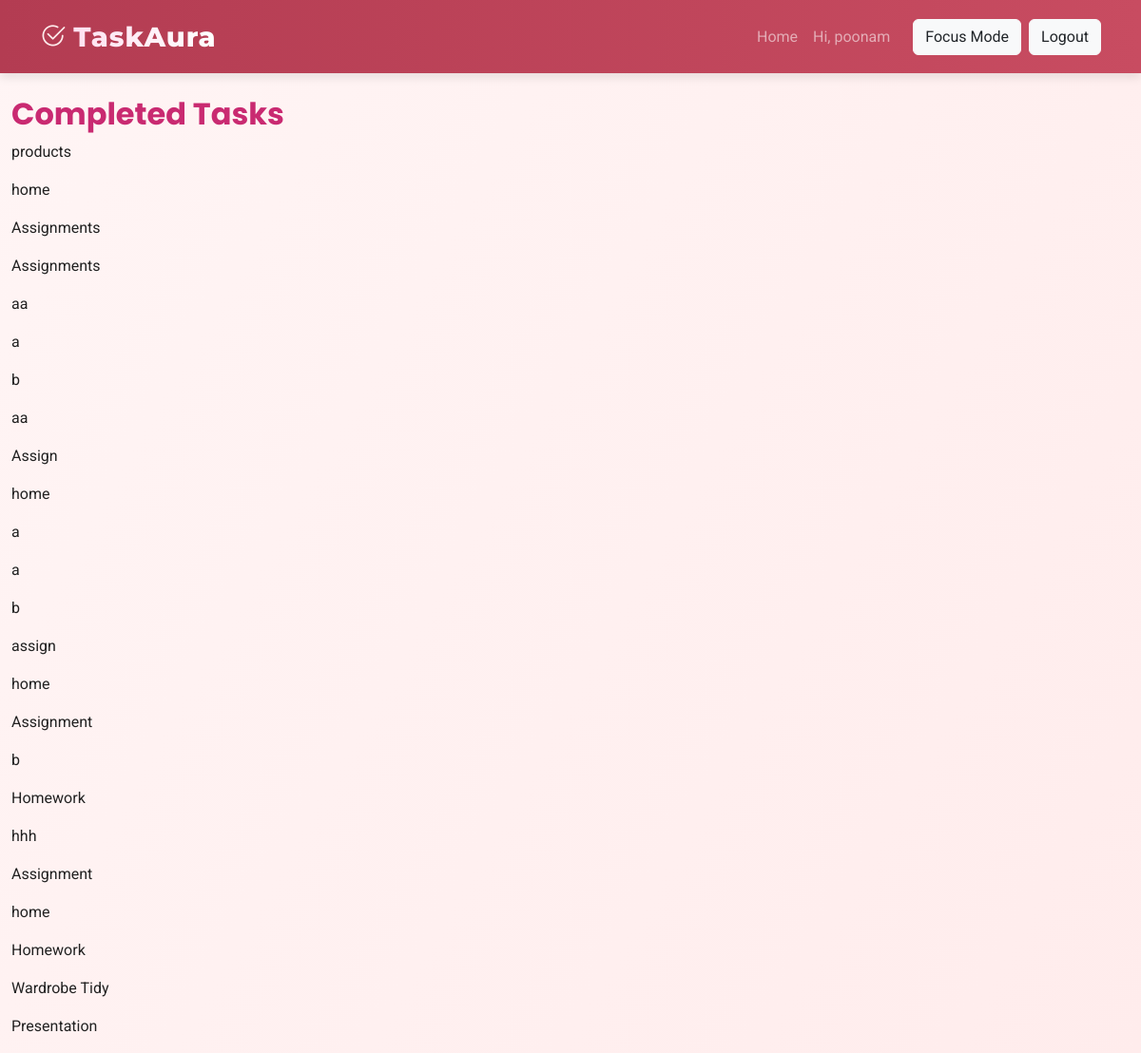
The app's page /completed/ (signed in) with its own data.
### tasks/models.py (models this page shows, shortened)
class Task(models.Model):
    user = models.ForeignKey(User, on_delete=models.CASCADE)
    title = models.CharField(max_length=255)
    completed = models.BooleanField(default=False)
    created_at = models.DateTimeField(auto_now_add=True)
    due_date = models.DateField(null=True, blank=True)
    category = models.CharField(max_length=20, choices=CATEGORY_CHOICES, default='Other')
    is_deleted = models.BooleanField(default=False)
    priority = models.CharField(max_length=10, choices=PRIORITY_CHOICES, default='Medium')

### tasks/views.py (the view)
# urls.py: path('completed/', views.completed_tasks_view, name='completed_tasks'),
@login_required
def completed_tasks_view(request):
    tasks = Task.objects.filter(user=request.user, completed=True)
    total = Task.objects.filter(user=request.user).count()
    completed_count = tasks.count()
    pending_count = total - completed_count
    context = {
        "tasks": tasks,
        "total_tasks": total,
        "completed_tasks": completed_count,
        "pending_tasks": pending_count,
    }
    return render(request, "tasks/completed.html", context)

### tasks/templates/tasks/completed.html
{% extends 'tasks/base.html' %}
{% block content %}
<h2>Completed Tasks</h2>
{% for task in tasks %}
  <p>{{ task.title }}</p>
{% empty %}
  <p>No completed tasks</p>
{% endfor %}
{% endblock %}

### tasks/templates/tasks/base.html (shortened to what this page needs)
<!DOCTYPE html>
<html lang="en">
<head>
  <link href="https://cdn.jsdelivr.net/npm/bootstrap@5.3.2/dist/css/bootstrap.min.css" rel="stylesheet">
  <link href="https://cdn.jsdelivr.net/npm/bootstrap-icons@1.10.5/font/bootstrap-icons.css" rel="stylesheet">
</head>
<body>
<nav class="navbar navbar-expand-lg navbar-dark">
  <div class="container">
  <a class="navbar-brand d-flex align-items-center" href="{% url 'home' %}">
  <i class="bi bi-check2-circle me-2" style="font-size: 1.7rem; color: #ffecec;"></i>
  <span style="
      font-size: 1.8rem;
      font-family: 'Montserrat', sans-serif;
      font-weight: 800;
      background: linear-gradient(90deg, #ffe1f0, #ffffff);
      -webkit-background-clip: text;
      color: transparent;
      letter-spacing: 1px;
    ">
  </span>
</a>
    <div class="collapse navbar-collapse" id="navbarNav">
      <ul class="navbar-nav ms-auto align-items-center">
        <li class="nav-item"><a class="nav-link" href="{% url 'home' %}">Home</a></li>
        {% if request.user.is_authenticated %}
          <li class="nav-item">
            <span class="nav-link">Hi, {{ request.user.username }}</span>
          </li>
        <li class="nav-item">
    <a href="{% url 'focus_mode' %}" class="btn btn-light text-dark ms-3">Focus Mode</a>
</li>
          <li class="nav-item">
            <form method="POST" action="{% url 'logout' %}">
              <button class="btn btn-light text-dark ms-2">Logout</button>
            </form>
          </li>
        {% endif %}
      </ul>
    </div>
  </div>
</nav>
<div class="container-fluid mt-4">
  {% block content %}{% endblock %}
</div>
</body>
</html>

### tasks/templates/tasks/base.html (style rules this page uses)
body { background: linear-gradient(120deg, #fff5f5, #ffecec); font-family: 'Roboto', sans-serif; min-height: 100vh; transition: background 0.3s, color 0.3s; color: #222; }
h1,h2,h3,h4,h5,h6 { font-family: 'Poppins', sans-serif; font-weight: 700; color: #c92a71; }
.navbar { background: linear-gradient(90deg, #b33c52, #c84c61); padding: 12px 30px; box-shadow: 0 4px 10px rgba(0,0,0,0.1); transition: background 0.3s; }

### records on screen
Task: title "products"
Task: title "home"
Task: title "Assignments"
Task: title "Assignments"
Task: title "aa"
Task: title "a"
Task: title "b"
Task: title "aa"
Task: title "Assign"
Task: title "home"
Task: title "a"
Task: title "a"
Task: title "b"
Task: title "assign"
Task: title "home"
Task: title "Assignment"
Task: title "b"
Task: title "Homework"
Task: title "hhh"
Task: title "Assignment"
Task: title "home"
Task: title "Homework"
Task: title "Wardrobe Tidy"
Task: title "Presentation"

### other values on screen
{{ request.user.username }} "poonam"
